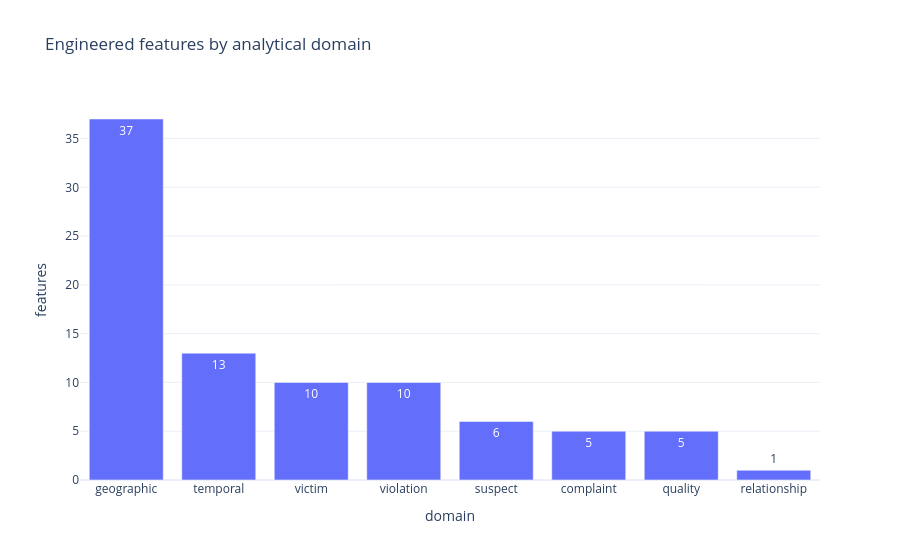

Source (notebook cell):
### Markdown cell above
## 3.16 Before-versus-after summary and feature-domain chart

### Code cell
if df_clean is not None:
    before_after_summary=pd.DataFrame({
        "metric":["Rows","Columns","Missing cells","Memory MB"],
        "raw":[len(df_raw),df_raw.shape[1],int(df_raw.isna().sum().sum()),round(df_raw.memory_usage(deep=True).sum()/1024**2,2)],
        "analysis_ready":[len(df_clean),df_clean.shape[1],int(df_clean.isna().sum().sum()),round(df_clean.memory_usage(deep=True).sum()/1024**2,2)]
    })
    display(before_after_summary)
    domain_counts=feature_catalog_df["domain"].value_counts().rename_axis("domain").reset_index(name="features")
    fig=px.bar(domain_counts,x="domain",y="features",text="features",title="Engineered features by analytical domain")
    fig.update_layout(template="plotly_white")
    fig.show()

### Figure 1 — Plotly figure (JSON) as saved in the notebook; plotly's stock layout.template omitted (floating-point values rounded to 4 significant figures)
{"data": [{"hovertemplate": "domain=%{x}<br>features=%{text}<extra></extra>", "legendgroup": "", "marker": {"color": "#636efa", "pattern": {"shape": ""}}, "name": "", "orientation": "v", "showlegend": false, "text": [37.0, 13.0, 10.0, 10.0, 6.0, 5.0, 5.0, 1.0], "textposition": "auto", "type": "bar", "x": ["geographic", "temporal", "victim", "violation", "suspect", "complaint", "quality", "relationship"], "xaxis": "x", "y": [37, 13, 10, 10, 6, 5, 5, 1], "yaxis": "y"}], "layout": {"barmode": "relative", "legend": {"tracegroupgap": 0}, "title": {"text": "Engineered features by analytical domain"}, "xaxis": {"anchor": "y", "domain": [0, 1], "title": {"text": "domain"}}, "yaxis": {"anchor": "x", "domain": [0, 1], "title": {"text": "features"}}}}
